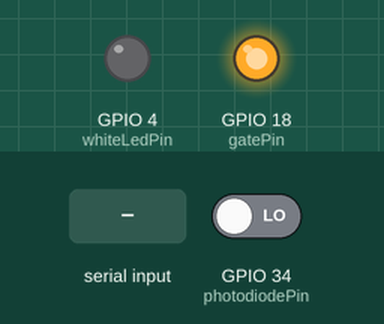
The sketch below on a simulated ESP32. Parts: output pins drawn as LEDs (lit = HIGH). The test bench sets the inputs (shaded band); at power-on: GPIO 34 (photodiodePin) LOW. What the sketch prints to the serial monitor is not drawn.

Above: at 1.2 s.
1.3 s: "1\n" received over Serial
At 2.1 s:
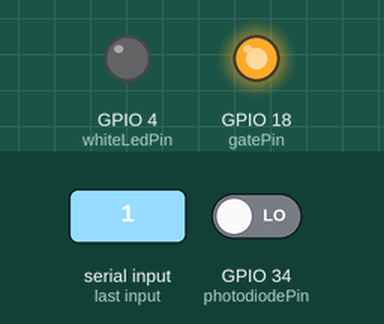
4.4 s: "90,45\n" received over Serial
At 6.97 s:
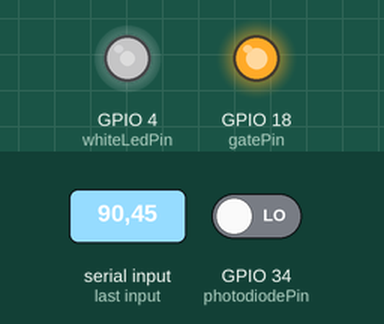
Timing chart, 0 to 8.7 s (numbered marks = the images above; inputs shaded):
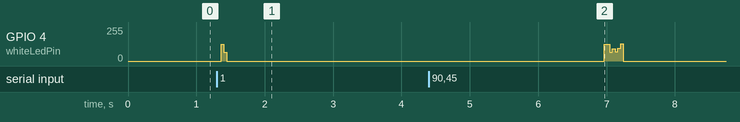

The sketch:

Transmitter.ino
```cpp
// === VLC Transmitter (ACK Re‑Lock Fixed) for ESP32 – 5ms Bit Delay ===
const int whiteLedPin = 4;                // White LED for transmission
const int photodiodePin = 34;             // Photodiode for receiving ACK
const int gatePin = 18;                   // Gate pin (optional, set HIGH)
const int bitDelay = 5
;                   // Bit delay in ms (reduced from 150 to 5)
const String preamble = "10101010";       // Preamble for synchronization
const int ackWaitTime = bitDelay * 1000;  // Max wait time for ACK preamble (scaled)

void setup() {
  pinMode(whiteLedPin, OUTPUT);
  pinMode(photodiodePin, INPUT);
  pinMode(gatePin, OUTPUT);
  digitalWrite(gatePin, HIGH);  // Keep gate HIGH
  Serial.begin(115200);
  Serial.println("=== VLC Transmitter Ready (5ms mode) ===");
}

void sendBit(bool bit) {
  digitalWrite(whiteLedPin, bit ? HIGH : LOW);
  delay(bitDelay);
}

void sendFrame(char c) {
  String frame = "1";  // Start bit
  sendBit(1);          // Send start bit
  for (int b = 7; b >= 0; b--) {
    bool bit = (c >> b) & 1;
    frame += bit ? '1' : '0';
    sendBit(bit);
  }
  frame += '0';  // Stop bit
  sendBit(0);    // Send stop bit
  Serial.print("Frame: ");
  Serial.print(frame);
  Serial.print(" → '");
  if (c >= 32 && c <= 126) Serial.print(c);
  else Serial.print("\\x" + String((int)c, HEX));
  Serial.println("'");
}

// Detect ACK preamble
bool waitForAckPreamble(String &bits) {
  bits = "";
  unsigned long start = millis();
  while (millis() - start < ackWaitTime) {
    int bit = digitalRead(photodiodePin);
    if (bit == 1) {
      delay(bitDelay / 2);  // Sample in middle of bit
      bits += '1';
      for (int i = 1; i < preamble.length(); i++) {
        delay(bitDelay);
        bit = digitalRead(photodiodePin);
        bits += (bit ? '1' : '0');
      }
      return (bits == preamble);
    }
  }
  return false;
}

// === UPDATED ACK Reader with proper start-bit re-sync ===
String readAckMessage(int frames) {
  String ackMsg = "";

  for (int f = 0; f < frames; f++) {
    // Wait for actual start bit (HIGH)
    unsigned long start = millis();
    while (digitalRead(photodiodePin) == 0) {
      if (millis() - start > bitDelay * 2) {
        Serial.println("Timeout waiting for ACK start bit");
        return ackMsg;
      }
    }

    // Move to middle of start bit
    delay(bitDelay / 2);

    String frame = "1";  // start bit
    for (int b = 0; b < 8; b++) {
      delay(bitDelay);
      frame += (digitalRead(photodiodePin) ? '1' : '0');
    }

    // Read stop bit
    delay(bitDelay);
    int stopBit = digitalRead(photodiodePin);
    frame += (stopBit ? '1' : '0');

    // Basic check
    if (stopBit != 0) {
      Serial.println("Invalid stop bit, skipping frame");
      continue;
    }

    // Decode character
    char ch = (char)strtol(frame.substring(1, 9).c_str(), nullptr, 2);

    Serial.print("ACK Frame: ");
    Serial.print(frame);
    Serial.print(" → '");
    if (ch >= 32 && ch <= 126) Serial.print(ch);
    else Serial.print("\\x" + String((int)ch, HEX));
    Serial.println("'");

    ackMsg += ch;
  }
  return ackMsg;
}

void loop() {
  if (Serial.available()) {
    String message = Serial.readStringUntil('\n');
    message.trim();
    Serial.println("\n--- Transmission Initiated ---");
    Serial.print("Message to transmit: ");
    Serial.println(message);

    // Send preamble
    Serial.print("Preamble (Binary): ");
    for (char b : preamble) {
      sendBit(b == '1');
      Serial.print(b);
    }
    Serial.println();

    // Send message frames
    Serial.println("--- Sending Frames ---");
    for (char c : message) {
      sendFrame(c);
      delay(bitDelay);
    }

    // End marker (frame for null char)
    //sendFrame((char)0x00);
    Serial.println("--- Transmission Complete ---");

    delay(bitDelay * 100);  // allow receiver time before ACK (~500ms at 5ms bit)

    Serial.println("Waiting for acknowledgment...");
    String ackBits;
    if (!waitForAckPreamble(ackBits)) {
      Serial.println("No acknowledgment received (preamble not found).");
      Serial.println("--- Ready for Next Transmission ---\n");
      return;
    }

    Serial.println("\n--- Receiving Acknowledgment ---");
    String ackMsg = readAckMessage(3);  // Expecting 'ACK'
    Serial.println("--- Acknowledgment Received ---");
    Serial.print("Decoded Acknowledgment: ");
    Serial.println(ackMsg);
    Serial.println("--- Ready for Next Transmission ---\n");
  }
}
```

Measured:
- after the input at 1.3 s, GPIO 4 (whiteLedPin): 0/255 → 126/255 after 0.06 s, → 65/255 0.04 s later, → 0/255 0.04 s later
- after the input at 4.4 s, GPIO 4 (whiteLedPin): 0/255 → 126/255 after 2.6 s, → 0/255 0.08 s later
